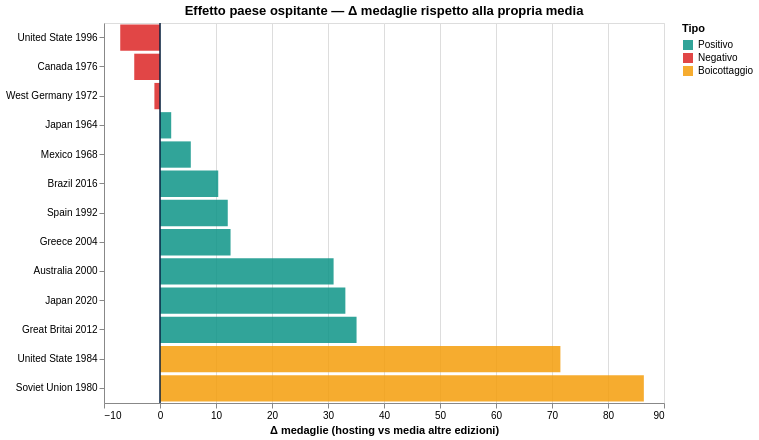

Source (notebook cell):
### Markdown cell above
## 8. Effetto paese ospitante

### Code cell
# Costruiamo il Δ medaglie per ogni paese ospitante
results_host = []
for year, host_country in host_map.items():
    hosting = df_summer[(df_summer["year"]==year) &
                        (df_summer["country"]==host_country)]
    if hosting.empty: continue
    medals_h = hosting["total"].values[0]
    other = df_summer[(df_summer["country"]==host_country) &
                      (df_summer["year"]!=year)]["total"]
    if len(other) < 2: continue
    results_host.append({
        "label"          : f"{host_country[:12]} {year}",
        "country"        : host_country,
        "year"           : year,
        "medals_hosting" : medals_h,
        "medals_avg"     : round(other.mean(), 1),
        "delta"          : round(medals_h - other.mean(), 1),
        "boycott"        : year in [1980, 1984]
    })

host_df = pd.DataFrame(results_host)
host_df["tipo"] = host_df.apply(
    lambda r: "Boicottaggio" if r["boycott"]
              else ("Positivo" if r["delta"] > 0 else "Negativo"), axis=1)

# Pre-ordiniamo il DataFrame per delta prima di passarlo ad Altair
# Così usiamo sort=list(...) che è la sintassi più compatibile con tutte le versioni
host_df_sorted = host_df.sort_values("delta").reset_index(drop=True)
label_order    = list(host_df_sorted["label"])  # ordine esplicito per l'asse Y

color_scale = alt.Scale(
    domain=["Positivo", "Negativo", "Boicottaggio"],
    range=["#0D9488", "#DC2626", "#F59E0B"]
)

chart_host = (
    alt.Chart(host_df_sorted)
    .mark_bar(opacity=0.85)
    .encode(
        x=alt.X("delta:Q",
                title="Δ medaglie (hosting vs media altre edizioni)"),
        y=alt.Y("label:N",
                sort=label_order,          # lista esplicita — massima compatibilità
                title=None),
        color=alt.Color("tipo:N",
                        scale=color_scale,
                        legend=alt.Legend(title="Tipo")),
        tooltip=[
            "country:N",
            alt.Tooltip("year:O", title="Anno"),
            alt.Tooltip("medals_hosting:Q", title="Medaglie hosting"),
            alt.Tooltip("medals_avg:Q",     title="Media altre edizioni"),
            alt.Tooltip("delta:Q",          title="Δ medaglie", format="+.1f"),
            "tipo:N"
        ]
    )
)

rule_zero = (
    alt.Chart(pd.DataFrame({"x": [0]}))
    .mark_rule(color="#0A2342", strokeWidth=1.5)
    .encode(x="x:Q")
)

(chart_host + rule_zero).properties(
    title="Effetto paese ospitante — Δ medaglie rispetto alla propria media",
    width=560, height=380
).display()

# Test statistico — escludiamo i boicottaggi (1980 e 1984)
no_boycott = host_df[~host_df["boycott"]]
from scipy.stats import ttest_1samp
t, p = ttest_1samp(no_boycott["delta"], 0, alternative="greater")
print(f"Delta medio (excl. boicottaggi): {no_boycott['delta'].mean():+.1f} medaglie")
print(f"T-test p-value: {p:.4f}  {'✅ significativo' if p < 0.05 else '⚠️ non significativo'}")

### Figure 1 — Vega-Lite specification as saved in the notebook (floating-point values rounded to 4 significant figures)
{"config": {"view": {"continuousWidth": 300, "continuousHeight": 300}}, "layer": [{"data": {"name": "data-3020298b867fa422761c13ee6ca8df8f"}, "mark": {"type": "bar", "opacity": 0.85}, "encoding": {"color": {"field": "tipo", "legend": {"title": "Tipo"}, "scale": {"domain": ["Positivo", "Negativo", "Boicottaggio"], "range": ["#0D9488", "#DC2626", "#F59E0B"]}, "type": "nominal"}, "tooltip": [{"field": "country", "type": "nominal"}, {"field": "year", "title": "Anno", "type": "ordinal"}, {"field": "medals_hosting", "title": "Medaglie hosting", "type": "quantitative"}, {"field": "medals_avg", "title": "Media altre edizioni", "type": "quantitative"}, {"field": "delta", "format": "+.1f", "title": "Δ medaglie", "type": "quantitative"}, {"field": "tipo", "type": "nominal"}], "x": {"field": "delta", "title": "Δ medaglie (hosting vs media altre edizioni)", "type": "quantitative"}, "y": {"field": "label", "sort": ["United State 1996", "Canada 1976", "West Germany 1972", "Japan 1964", "Mexico 1968", "Brazil 2016", "Spain 1992", "Greece 2004", "Australia 2000", "Japan 2020", "Great Britai 2012", "United State 1984", "Soviet Union 1980"], "title": null, "type": "nominal"}}}, {"data": {"name": "data-d285a7403ed98ae579761d64a864032b"}, "mark": {"type": "rule", "color": "#0A2342", "strokeWidth": 1.5}, "encoding": {"x": {"field": "x", "type": "quantitative"}}}], "height": 380, "title": "Effetto paese ospitante — Δ medaglie rispetto alla propria media", "width": 560, "$schema": "https://vega.github.io/schema/vega-lite/v6.1.0.json", "datasets": {"data-3020298b867fa422761c13ee6ca8df8f": [{"label": "United State 1996", "country": "United States", "year": 1996, "medals_hosting": 101, "medals_avg": 108.1, "delta": -7.1, "boycott": false, "tipo": "Negativo"}, {"label": "Canada 1976", "country": "Canada", "year": 1976, "medals_hosting": 11, "medals_avg": 15.6, "delta": -4.6, "boycott": false, "tipo": "Negativo"}, {"label": "West Germany 1972", "country": "West Germany", "year": 1972, "medals_hosting": 40, "medals_avg": 41.0, "delta": -1.0, "boycott": false, "tipo": "Negativo"}, {"label": "Japan 1964", "country": "Japan", "year": 1964, "medals_hosting": 29, "medals_avg": 27.0, "delta": 2.0, "boycott": false, "tipo": "Positivo"}, {"label": "Mexico 1968", "country": "Mexico", "year": 1968, "medals_hosting": 9, "medals_avg": 3.5, "delta": 5.5, "boycott": false, "tipo": "Positivo"}, {"label": "Brazil 2016", "country": "Brazil", "year": 2016, "medals_hosting": 19, "medals_avg": 8.6, "delta": 10.4, "boycott": false, "tipo": "Positivo"}, {"label": "Spain 1992", "country": "Spain", "year": 1992, "medals_hosting": 22, "medals_avg": 9.9, "delta": 12.1, "boycott": false, "tipo": "Positivo"}, {"label": "Greece 2004", "country": "Greece", "year": 2004, "medals_hosting": 16, "medals_avg": 3.4, "delta": 12.6, "boycott": false, "tipo": "Positivo"}, {"label": "Australia 2000", "country": "Australia", "year": 2000, "medals_hosting": 58, "medals_avg": 27.0, "delta": 31.0, "boycott": false, "tipo": "Positivo"}, {"label": "Japan 2020", "country": "Japan", "year": 2020, "medals_hosting": 58, "medals_avg": 24.9, "delta": 33.1, "boycott": false, "tipo": "Positivo"}, {"label": "Great Britai 2012", "country": "Great Britain", "year": 2012, "medals_hosting": 65, "medals_avg": 29.9, "delta": 35.1, "boycott": false, "tipo": "Positivo"}, {"label": "United State 1984", "country": "United States", "year": 1984, "medals_hosting": 174, "medals_avg": 102.5, "delta": 71.5, "boycott": true, "tipo": "Boicottaggio"}, {"label": "Soviet Union 1980", "country": "Soviet Union", "year": 1980, "medals_hosting": 195, "medals_avg": 108.6, "delta": 86.4, "boycott": true, "tipo": "Boicottaggio"}], "data-d285a7403ed98ae579761d64a864032b": [{"x": 0}]}}
